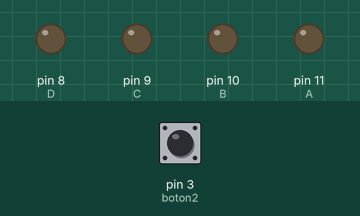
Simulated run of this sketch. Board: Arduino Uno, built with avr-gcc and run on an emulated ATmega328P. On the bench: output pins drawn as LEDs (lit = HIGH). The test bench sets the inputs (shaded band); at power-on: pin 3 (boton2) LOW.

Above: at 1.2 s.
1.3 s: pin 3 (boton2) pulled HIGH for 3.2 s
At 5.6 s:
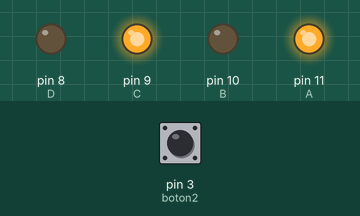
6.0 s: pin 3 (boton2) pulled HIGH for 3.2 s
At 7.5 s:
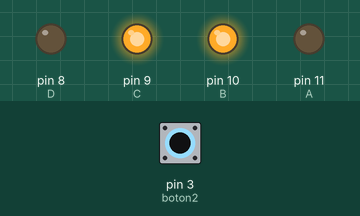
Timing chart, 0 to 9.8 s (numbered marks = the images above; inputs shaded):
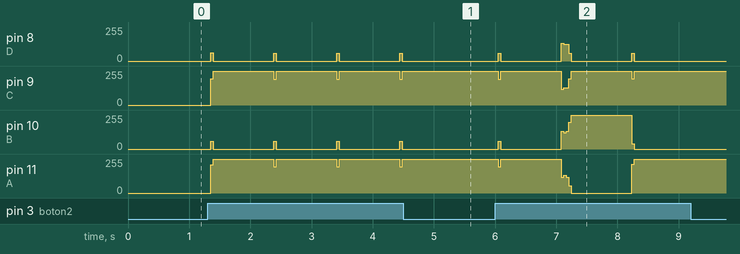

Measured:
- after the input at 1.3 s, pin 8 (D): 0/255 → 62/255 after 0.05 s, then repeats every 1.0 s: 0/255 0.99 s, 60/255 0.04 s; pin 9 (C), pin 11 (A): 0/255 → 255/255 after 0.05 s; pin 10 (B): 0/255 → 60/255 after 0.05 s, then repeats every 1.0 s: 0/255 0.99 s, 58/255 0.04 s
- after the input at 6.0 s, pin 8 (D): 0/255 → 124/255 after 1.1 s, → 0/255 0.12 s later; pin 9 (C): 255/255 → 131/255 after 1.1 s, → 255/255 0.12 s later

The sketch:

pasos_angulos.ino
```cpp
int A = 11, B = 10, C = 9, D = 8;
int Paso = 1500;
int boton2 = 3;
int no_pasos = 0;
void setup()
{
  pinMode(A, OUTPUT);
  pinMode(B, OUTPUT);
  pinMode(C, OUTPUT);
  pinMode(D, OUTPUT);
  pinMode(boton2, INPUT);
}

void izquierda()
{
  //paso 1
  digitalWrite(A, LOW);
  digitalWrite(B, HIGH);
  digitalWrite(C, HIGH);
  digitalWrite(D, LOW);
  delayMicroseconds(Paso);
  //paso 2
  digitalWrite(C, LOW);
  digitalWrite(D, HIGH);
  delayMicroseconds(Paso);
  //paso 3
  digitalWrite(A, HIGH);
  digitalWrite(B, LOW);
  delayMicroseconds(Paso);
  //paso 4
  digitalWrite(C, HIGH);
  digitalWrite(D, LOW);
  delayMicroseconds(Paso);
}

void derecha()
{
  //paso 1
  digitalWrite(A, HIGH);
  digitalWrite(B, LOW);
  digitalWrite(C, HIGH);
  digitalWrite(D, LOW);
  delayMicroseconds(Paso);
  //paso 2
  digitalWrite(C, LOW);
  digitalWrite(D, HIGH);
  delayMicroseconds(Paso);
  //paso 3
  digitalWrite(A, LOW);
  digitalWrite(B, HIGH);
  delayMicroseconds(Paso);
  //paso 4
  digitalWrite(C, HIGH);
  digitalWrite(D, LOW);
  delayMicroseconds(Paso);
}

void loop()
{
  if(no_pasos == 6)
  {
    for(int i = 0; i < (5 * (no_pasos - 1)); i++)
      derecha();

      delay (1000);
      no_pasos = 0;
  }

  if(digitalRead(boton2) == HIGH)
  {
    no_pasos = no_pasos + 1;
    if(no_pasos <= 5)
    {
      for(int i = 0; i < 5; i++)
        izquierda();

      delay(1000);
    }
  }
}
```
